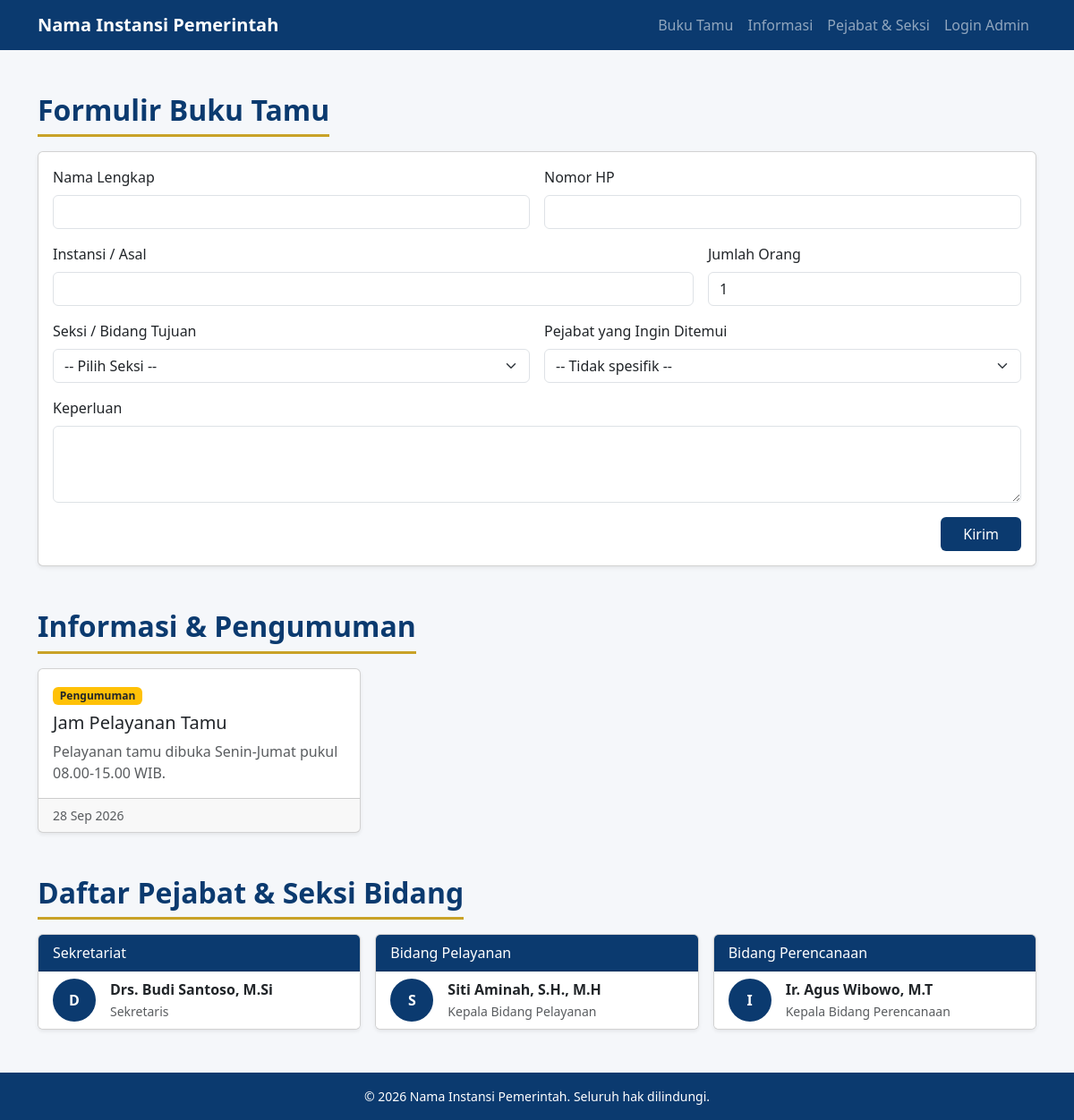
The page / on the database its author committed.
### tables this page shows
CREATE TABLE berita (
  id            INT UNSIGNED AUTO_INCREMENT PRIMARY KEY,
  judul         VARCHAR(200) NOT NULL,
  isi           TEXT NOT NULL,
  jenis         ENUM('berita','pengumuman') NOT NULL DEFAULT 'pengumuman',
  gambar        VARCHAR(255) NULL,
  is_published  TINYINT(1) NOT NULL DEFAULT 1,
  created_at    TIMESTAMP DEFAULT CURRENT_TIMESTAMP,
  INDEX idx_publish (is_published, created_at)
);

CREATE TABLE seksi (
  id          INT UNSIGNED AUTO_INCREMENT PRIMARY KEY,
  nama_seksi  VARCHAR(100) NOT NULL,
  deskripsi   VARCHAR(255) NULL,
  urutan      SMALLINT NOT NULL DEFAULT 0,
  created_at  TIMESTAMP DEFAULT CURRENT_TIMESTAMP
);

CREATE TABLE pejabat (
  id          INT UNSIGNED AUTO_INCREMENT PRIMARY KEY,
  seksi_id    INT UNSIGNED NOT NULL,
  nama        VARCHAR(100) NOT NULL,
  jabatan     VARCHAR(100) NOT NULL,
  foto        VARCHAR(255) NULL,
  is_active   TINYINT(1) NOT NULL DEFAULT 1,
  created_at  TIMESTAMP DEFAULT CURRENT_TIMESTAMP,
  CONSTRAINT fk_pejabat_seksi FOREIGN KEY (seksi_id)
    REFERENCES seksi(id) ON DELETE RESTRICT ON UPDATE CASCADE
);

### config/helpers.php (called while the page is built, shortened)
<?php
function e(?string $teks): string
{
    return htmlspecialchars((string) $teks, ENT_QUOTES, 'UTF-8');
}

### index.php (the view, shortened to what this page needs)
<?php
require __DIR__ . '/config/koneksi.php';
require __DIR__ . '/config/helpers.php';
$berita = $pdo->query('SELECT judul, isi, jenis, created_at FROM berita WHERE is_published = 1 ORDER BY created_at DESC LIMIT 6')->fetchAll();
$daftarSeksi = $pdo->query('SELECT id, nama_seksi, deskripsi FROM seksi ORDER BY urutan, nama_seksi')->fetchAll();
$daftarPejabat = $pdo->query('SELECT id, seksi_id, nama, jabatan, foto FROM pejabat WHERE is_active = 1 ORDER BY nama')->fetchAll();
$pejabatPerSeksi = [];
foreach ($daftarPejabat as $p) {
    $pejabatPerSeksi[$p['seksi_id']][] = $p;
}
?>
<!DOCTYPE html>
<html lang="id">
<head>
  <link href="https://cdn.jsdelivr.net/npm/bootstrap@5.3.3/dist/css/bootstrap.min.css" rel="stylesheet">
  <link href="<?= BASE_URL ?>/assets/css/style.css" rel="stylesheet">
</head>
<body>
<nav class="navbar navbar-expand-lg navbar-dark bg-instansi sticky-top">
  <div class="container">
    <a class="navbar-brand fw-semibold" href="#">Nama Instansi Pemerintah</a>
    <div id="menu" class="collapse navbar-collapse">
      <ul class="navbar-nav ms-auto">
        <li class="nav-item"><a class="nav-link" href="#form-tamu">Buku Tamu</a></li>
        <li class="nav-item"><a class="nav-link" href="#informasi">Informasi</a></li>
        <li class="nav-item"><a class="nav-link" href="#pejabat">Pejabat &amp; Seksi</a></li>
        <li class="nav-item"><a class="nav-link" href="<?= BASE_URL ?>/admin/login.php">Login Admin</a></li>
      </ul>
    </div>
  </div>
</nav>
<main class="container py-5">
  <section id="form-tamu" class="mb-5">
    <h2 class="section-title">Formulir Buku Tamu</h2>
    <form action="<?= BASE_URL ?>/proses_tamu.php" method="post" class="card card-body shadow-sm">
      <div class="row g-3">
        <div class="col-md-6">
          <label class="form-label">Nama Lengkap</label>
          <input type="text" name="nama" class="form-control" maxlength="100" required>
        </div>
        <div class="col-md-6">
          <label class="form-label">Nomor HP</label>
          <input type="tel" name="no_hp" class="form-control" maxlength="20" required>
        </div>
        <div class="col-md-8">
          <label class="form-label">Instansi / Asal</label>
          <input type="text" name="instansi" class="form-control" maxlength="150" required>
        </div>
        <div class="col-md-4">
          <label class="form-label">Jumlah Orang</label>
          <input type="number" name="jumlah_orang" class="form-control" min="1" max="100" value="1" required>
        </div>
        <div class="col-md-6">
          <label class="form-label">Seksi / Bidang Tujuan</label>
          <select name="seksi_id" id="seksi_id" class="form-select" required>
            <option value="">-- Pilih Seksi --</option>
          </select>
        </div>
        <div class="col-md-6">
          <label class="form-label">Pejabat yang Ingin Ditemui</label>
          <select name="pejabat_id" id="pejabat_id" class="form-select">
            <option value="">-- Tidak spesifik --</option>
          </select>
        </div>
        <div class="col-12">
          <label class="form-label">Keperluan</label>
          <textarea name="keperluan" class="form-control" rows="3" required></textarea>
        </div>
        <div class="col-12 text-end">
          <button class="btn btn-instansi px-4" type="submit">Kirim</button>
        </div>
      </div>
    </form>
  </section>
  <section id="informasi" class="mb-5">
    <h2 class="section-title">Informasi &amp; Pengumuman</h2>
    <div class="row g-3">
      <?php foreach ($berita as $b): ?>
        <div class="col-md-6 col-lg-4">
          <div class="card h-100 shadow-sm">
            <div class="card-body">
              <span class="badge <?= $b['jenis'] === 'pengumuman' ? 'bg-warning text-dark' : 'bg-primary' ?>"><?= e(ucfirst($b['jenis'])) ?></span>
              <h5 class="card-title mt-2"><?= e($b['judul']) ?></h5>
              <p class="card-text text-muted"><?= e(mb_strimwidth($b['isi'], 0, 140, '...')) ?></p>
            </div>
            <div class="card-footer small text-muted"><?= e(date('d M Y', strtotime($b['created_at']))) ?></div>
          </div>
        </div>
      <?php endforeach; ?>
    </div>
  </section>
  <section id="pejabat">
    <h2 class="section-title">Daftar Pejabat &amp; Seksi Bidang</h2>
    <div class="row g-3">
      <?php foreach ($daftarSeksi as $s): ?>
        <div class="col-md-6 col-lg-4">
          <div class="card h-100 shadow-sm">
            <div class="card-header bg-instansi text-white"><?= e($s['nama_seksi']) ?></div>
            <ul class="list-group list-group-flush">
              <?php foreach ($pejabatPerSeksi[$s['id']] ?? [] as $p): ?>
                <li class="list-group-item d-flex align-items-center gap-3">
                  <?php if ($p['foto']): ?>
                    <img src="<?= BASE_URL ?>/assets/uploads/pejabat/<?= e($p['foto']) ?>" class="avatar" alt="">
                  <?php else: ?>
                    <span class="avatar avatar-placeholder"><?= e(mb_substr($p['nama'], 0, 1)) ?></span>
                  <?php endif; ?>
                  <div>
                    <div class="fw-semibold"><?= e($p['nama']) ?></div>
                    <small class="text-muted"><?= e($p['jabatan']) ?></small>
                  </div>
                </li>
              <?php endforeach; ?>
            </ul>
          </div>
        </div>
      <?php endforeach; ?>
    </div>
  </section>
</main>
<footer class="bg-instansi text-white text-center py-3 small">
  &copy; <?= date('Y') ?> Nama Instansi Pemerintah. Seluruh hak dilindungi.
</footer>
</body>
</html>

### assets/css/style.css (style rules this page uses)
:root { --instansi: #0b3a6f; --instansi-gelap: #082b53; }
body { background: #f5f7fa; font-family: "Segoe UI", Arial, sans-serif; }
.bg-instansi { background-color: var(--instansi) !important; }
.btn-instansi { background: var(--instansi); color: #fff; }
.section-title { color: var(--instansi); font-weight: 600; margin-bottom: 1rem; padding-bottom: .5rem; border-bottom: 3px solid #c9a227; display: inline-block; }
.avatar { width: 48px; height: 48px; border-radius: 50%; object-fit: cover; }
.avatar-placeholder { background: var(--instansi); color: #fff; display: inline-flex; align-items: center; justify-content: center; font-weight: 600; }

### rows shown on the page
berita: jenis "Pengumuman", judul "Jam Pelayanan Tamu", isi "Pelayanan tamu dibuka Senin-Jumat pukul 08.00-15.00 WIB.", created_at "28 Sep 2026"
seksi: nama_seksi "Sekretariat"
pejabat: nama "D", nama "Drs. Budi Santoso, M.Si", jabatan "Sekretaris"
seksi: nama_seksi "Bidang Pelayanan"
pejabat: nama "S", nama "Siti Aminah, S.H., M.H", jabatan "Kepala Bidang Pelayanan"
seksi: nama_seksi "Bidang Perencanaan"
pejabat: nama "I", nama "Ir. Agus Wibowo, M.T", jabatan "Kepala Bidang Perencanaan"
